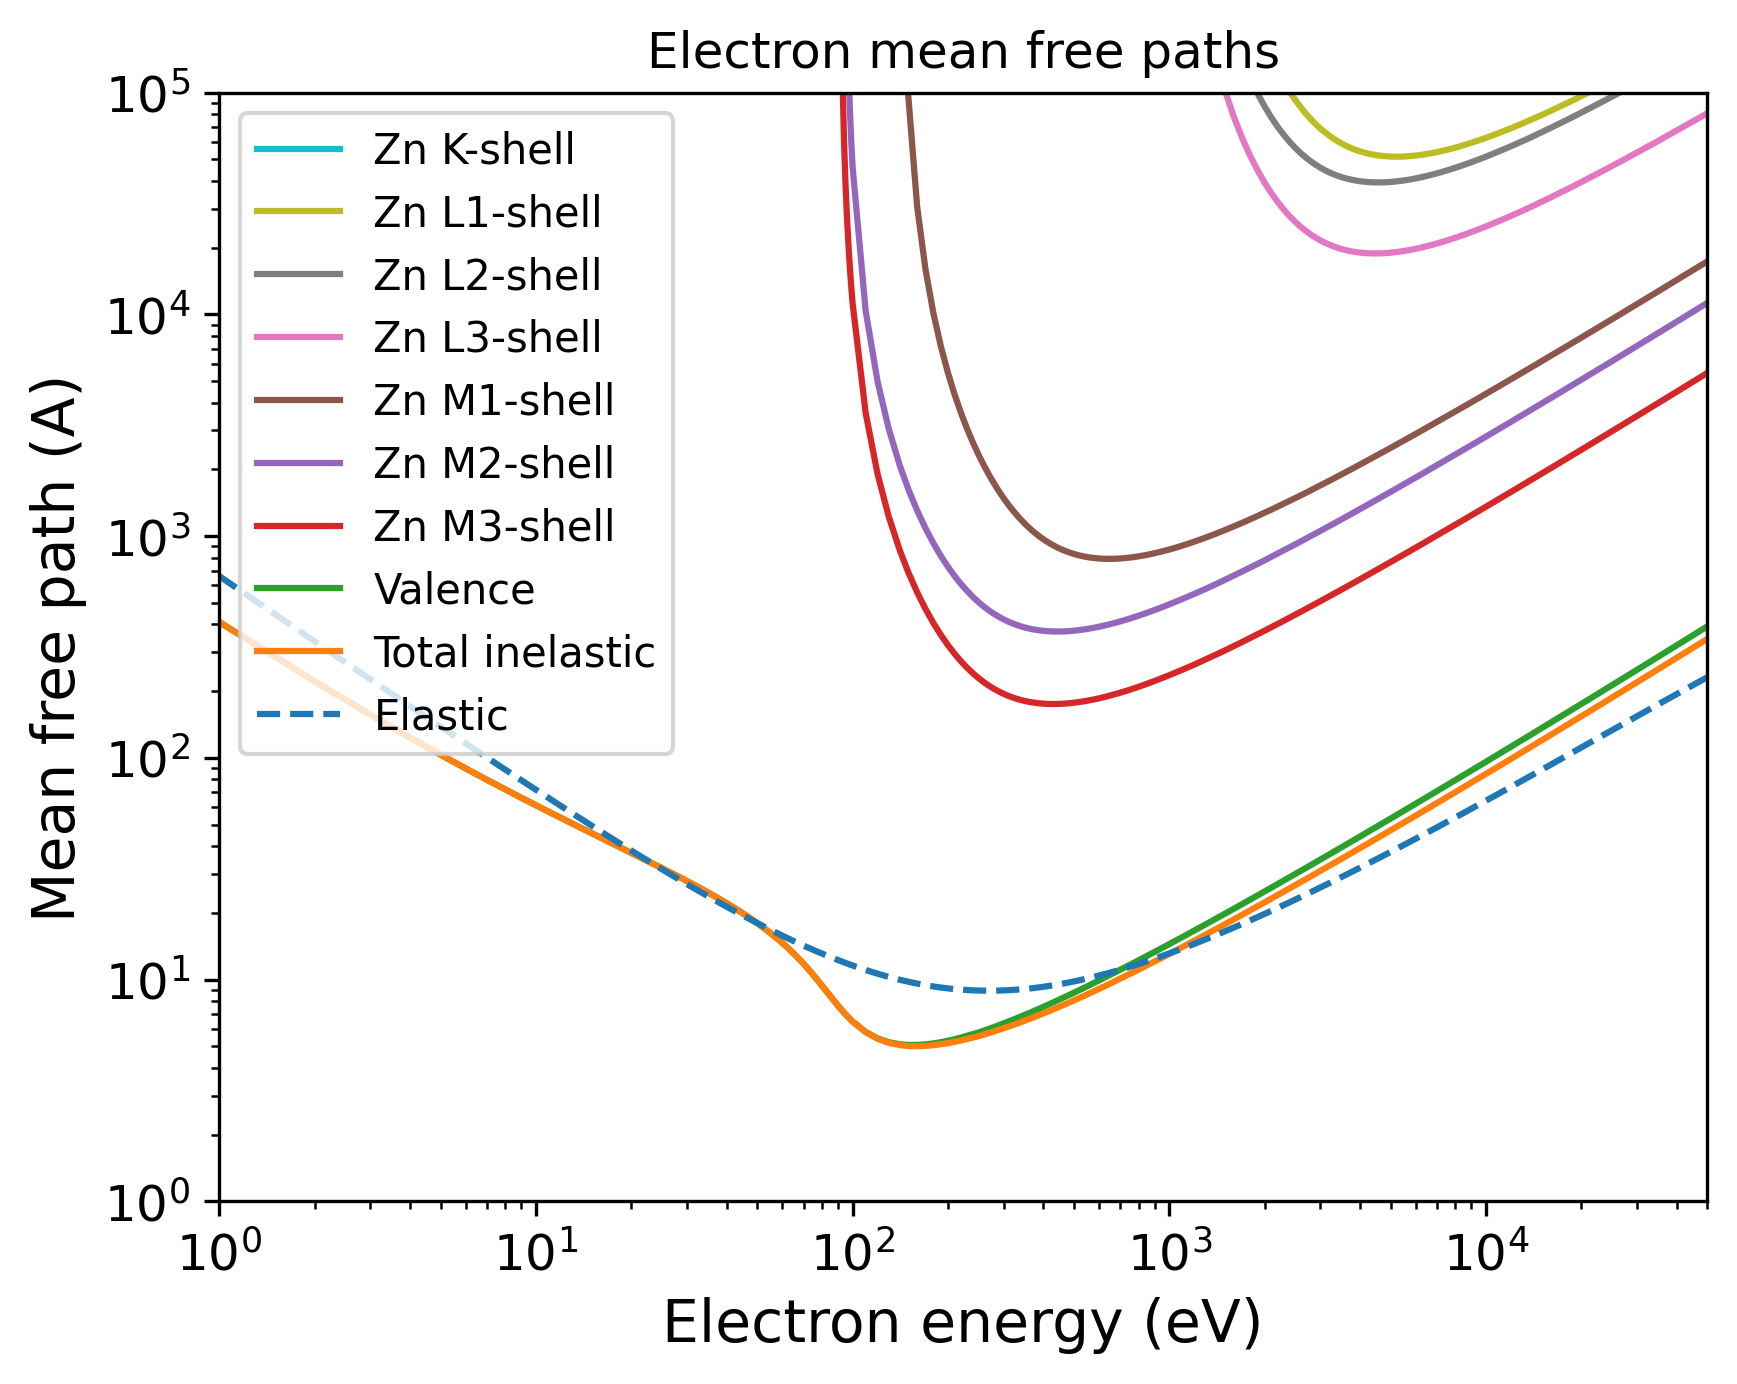

Reproduce this figure in Python.
import pandas as pd
import numpy as np
import matplotlib.pyplot as plt
import matplotlib.cm as cm
# Set the format:
plt.xlabel("Electron energy (eV)", fontsize=14)
plt.ylabel("Mean free path (A)", fontsize=14)
plt.xticks(fontsize=12)
plt.yticks(fontsize=12)
plt.grid(False)
# Set the axes:
# Read the output file:
df = pd.read_csv(r"OUTPUT_Zn_Electron_IMFP.dat", sep=r'\s+', header=None, comment="#", skipinitialspace=True)
plt.xscale("log")
plt.yscale("log")
# Prepare the plot:
columns_to_plot = [ 1, 2, 3, 4, 5, 6, 7, 8, 9]
labels = [ "Zn K-shell", "Zn L1-shell", "Zn L2-shell", "Zn L3-shell", "Zn M1-shell", "Zn M2-shell", "Zn M3-shell", "Valence", "Total inelastic"]
# Create N distinct colors from a colormap
N = len(columns_to_plot)
colors = plt.cm.tab10(np.linspace(1, 0, 10))
# Set line styles:
linestyles = [ "-", "-", "-", "-", "-", "-", "-", "-", "-"]
for i, col in enumerate(columns_to_plot):
    color = colors[i % len(colors)]
    ls    = linestyles[i % len(linestyles)]
    label = labels[i % len(labels)]
    plt.plot(df.iloc[:, 0], df.iloc[:, col],
    color=color,
    label=label,
    linestyle=ls)
# Add a curve from the second file
df2 = pd.read_csv(r"OUTPUT_Zn_Electron_EMFP.dat", sep=r'\s+', header=None, comment="#", skipinitialspace=True)
columns_to_plot2 = [ 2]
labels2 = [ "Elastic"]
# Create second part of the plot:
for col, label in zip(columns_to_plot2, labels2):
    plt.plot(df2.iloc[:, 0], df2.iloc[:, col], label=label, linestyle="--")
plt.xlim(1.00000000,50000.00000000)
plt.ylim(1.00000000,100000.00000000)
plt.title("Electron mean free paths")
plt.legend(loc="best", fontsize=10)
# Save the plot in this format:
plt.savefig("OUTPUT_MFP_electron.png", dpi=300, bbox_inches="tight")
